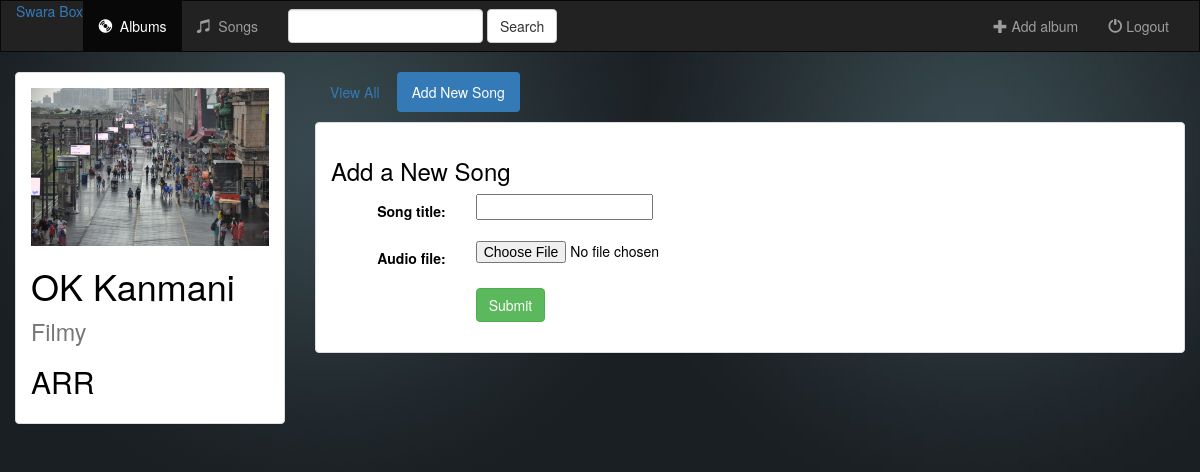
The page /music/8/create_song/ on the database its author committed.
### music/models.py (models this page shows)
class Album(models.Model):
    user = models.ForeignKey(User,on_delete=models.SET(1))
    artist = models.CharField(max_length=250)
    album_title = models.CharField(max_length=500)
    genre = models.CharField(max_length=100)
    album_logo = models.FileField()
    is_favorite = models.BooleanField(default=False)
    '''def get_absolute_url(self):
        return reverse('music:detail', kwargs={'pk':self.pk})
    '''
    def __str__(self):
        return self.album_title + ' - ' + self.artist

### music/views.py (the view, shortened to what this page needs)
# urls.py: re_path(r'^(?P<album_id>[0-9]+)/create_song/$', views.create_song, name='create_song'),
def create_song(request, album_id):
    form = SongForm(request.POST or None, request.FILES or None)
    album = get_object_or_404(Album, pk=album_id)
    context = {
        'album': album,
        'form': form,
    }
    return render(request, 'music/create_song.html', context)

### music/forms.py
class SongForm(forms.ModelForm):
    class Meta:
        model=Song
        fields = ['song_title','audio_file']

### music/templates/music/create_song.html (shortened to what this page needs)
{% extends 'music/base.html' %}
{% block albums_active %}active{% endblock %}
{% block body %}
<div class="container-fluid">
    <div class="row">
        <div class="col-sm-4 col-md-3">
            <div class="panel panel-default">
                <div class="panel-body">
                        <a href="{% url 'music:detail' album.id %}">
                            {% if album.album_logo %}
                                <img src="{{ album.album_logo.url }}" class="img-responsive">
                            {% else %}
                                <h3>No image to display</h3>
                            {% endif %}
                        </a>
                    <h1>{{ album.album_title }} <small>{{ album.genre }}</small></h1>
                    <h2>{{ album.artist }}</h2>
                </div>
            </div>
        </div>
        <div class="col-sm-8 col-md-9">
            <ul class="nav nav-pills" style="margin-bottom: 10px;">
                <li role="presentation"><a href="{% url 'music:detail' album.id %}">View All</a></li>
                <li role="presentation" class="active"><a href="{% url 'music:create_song' album.id %}">Add New Song</a></li>
            </ul>
            <div class="panel panel-default">
                <div class="panel-body">
                    <h3>Add a New Song</h3>
                    <form class="form-horizontal" role="form" action="" method="post" enctype="multipart/form-data">
                        {% include 'music/form-template.html' %}
                        <div class="form-group">
                            <div class="col-sm-offset-2 col-sm-10">
                                <button type="submit" class="btn btn-success">Submit</button>
                            </div>
                        </div>
                    </form>
                </div>
            </div>
        </div>
    </div>
</div>
{% endblock %}

### music/static/music/style.css (style rules this page uses)
body { background: white url("images/background.jpg"); color: black; }

### rows shown on the page
Album: album_logo (picture), album_title "OK Kanmani", genre "Filmy", artist "ARR"

### other values the page prints
{{ field.label_tag }} "Song title:" "Audio file:"
